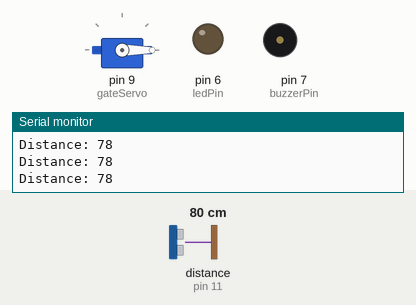
Recording of a sketch running on a simulated Arduino Uno, built with avr-gcc and run on an emulated ATmega328P. Shown: servo, output pins drawn as LEDs (lit = HIGH), buzzer (waves = sounding, pin HIGH), the last lines printed to the serial monitor. Wiring (inferred from the names in the program): ultrasonic range finder: trigger pin 10; echo pin 11. The inputs (shaded band) are chosen by the test bench; at power-on: distance to the obstacle (sensor on pin 11) 80 cm. The echo pulse lasts 58.3 µs per cm; pins used as bus, display or sensor lines are not drawn.

Above: at 1.2 s.
1.3 s: distance to the obstacle (sensor on pin 11) set to 25 cm
2.8 s: distance to the obstacle (sensor on pin 11) set to 19 cm
At 3.3 s:
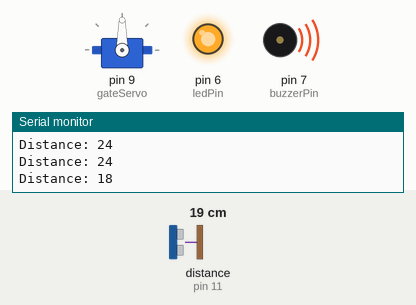
4.3 s: distance to the obstacle (sensor on pin 11) set to 35 cm
At 6.4 s:
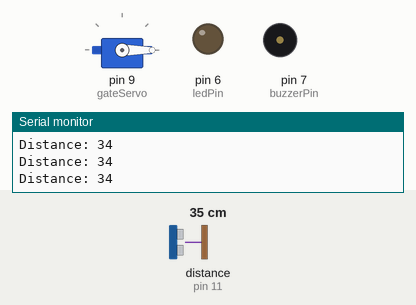
6.7 s: distance to the obstacle (sensor on pin 11) set to 2 cm
At 7.3 s:
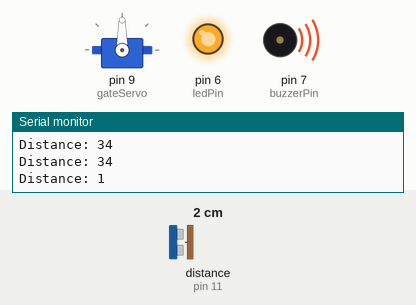
Timing chart, 0 to 9.3 s (numbered marks = the images above; inputs shaded):
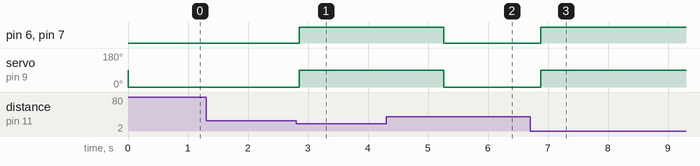

The sketch:

Echo_Gate.ino
```cpp
// ---* Echo Gate *--- //

#include <Servo.h>

Servo gateServo;

const int trigPin = 10;
const int echoPin = 11;
const int ledPin = 6;
const int buzzerPin = 7;

long duration;
int distance;

void setup() {
  gateServo.attach(9);
  pinMode(trigPin, OUTPUT);
  pinMode(echoPin, INPUT);
  pinMode(ledPin, OUTPUT);
  pinMode(buzzerPin, OUTPUT);
  Serial.begin(9600);
}

void loop() {
  // Trigger ultrasonic pulse
  digitalWrite(trigPin, LOW);
  delayMicroseconds(2);
  digitalWrite(trigPin, HIGH);
  delayMicroseconds(10);
  digitalWrite(trigPin, LOW);

  // Measure echo duration
  duration = pulseIn(echoPin, HIGH);
  distance = duration * 0.034 / 2;  // Convert to cm

  Serial.print("Distance: ");
  Serial.println(distance);

  if (distance <= 20) {  // Threshold distance to open gate
    gateServo.write(90);  // Open gate
    digitalWrite(ledPin, HIGH);
    digitalWrite(buzzerPin, HIGH);
    delay(1000);  // Keep gate open for 1 second
  } else {
    gateServo.write(0);  // Close gate
    digitalWrite(ledPin, LOW);
    digitalWrite(buzzerPin, LOW);
  }

  delay(200);  // Short delay before next reading
}
```

Measured:
- the behaviour switches between 22 and 21 cm on distance to the obstacle (sensor on pin 11) (found by bisection; images 0 and 1)
- after the input at 2.8 s, pin 6 (ledPin), pin 7 (buzzerPin): LOW → HIGH after 0.06 s; servo on pin 9 (gateServo): 0° → 90° after 0.06 s
- after the input at 4.3 s, pin 6 (ledPin), pin 7 (buzzerPin): HIGH → LOW after 0.96 s; servo on pin 9 (gateServo): 90° → 0° after 0.96 s
- after the input at 6.7 s, pin 6 (ledPin), pin 7 (buzzerPin): LOW → HIGH after 0.18 s; servo on pin 9 (gateServo): 0° → 90° after 0.18 s
